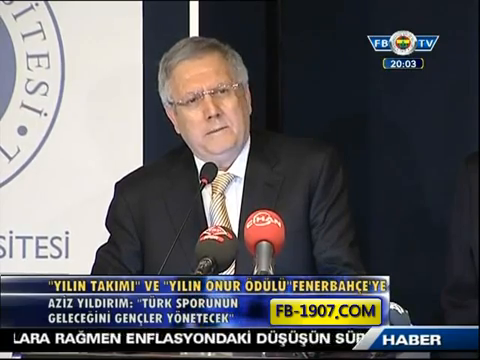
#> input picture frame 63 of opencv/haarcascode/azizbaba.mp4, 480 x 360 px, given in place of people.mp4, which was not available
$ python faceDetectionfromVideo.py
#> lines starting #> are read from the running program, lines starting #| are printed output that depends on the picture; after the words box and inside, x2 and y2 are one past the last pixel; in counts of white or black regions, pixels touching at a corner belong together; pictures that were not available may be replaced by others from this repository, and a replacement may not be noted

import cv2
cap = cv2.VideoCapture("C:/Users/snnklc/Desktop/opencv/haarcascode/people.mp4")

face = cv2.CascadeClassifier(cv2.data.haarcascades + "haarcascade_frontalface_default.xml")

while True:
    ret, frame = cap.read()
#> frame is the input picture: shape (360, 480, 3); mean B, G, R 94.8, 92.6, 93.8


    gray = cv2.cvtColor(frame, cv2.COLOR_BGR2GRAY)
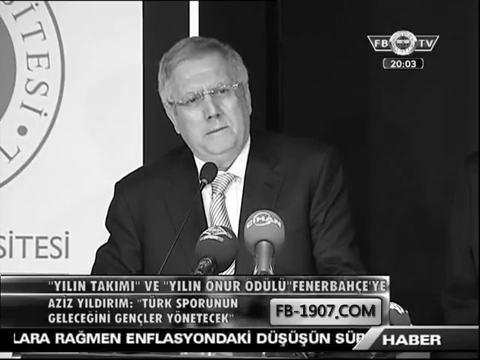
#> gray: shape (360, 480); min 0, max 255, mean 93.2
    faces = face.detectMultiScale(gray, 1.1, 10)
#> faces = [[162, 59, 95, 95]]

    for x, y, w, h in faces:
        cv2.rectangle(frame, (x, y), (x + w, y + h), (255, 0, 0), 2)
        cv2.putText(frame, "Face", (x, y - 10), cv2.FONT_HERSHEY_SIMPLEX, 0.6, (255, 0, 0), 2)
#> this loop made 1 pass
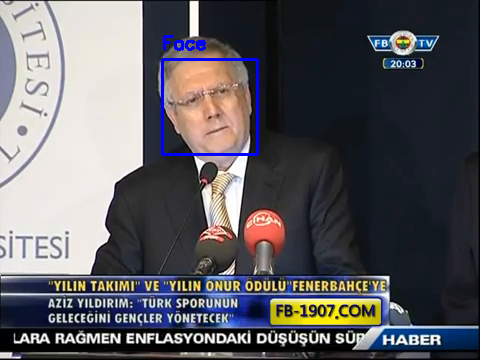
#> frame: shape (360, 480, 3); 0.84% of pixels changed, all inside (x1, y1, x2, y2) = (161, 35, 259, 156)

    cv2.imshow("1", frame)

    if cv2.waitKey(10) & 0xFF == ord("q"):
#> (key q is pressed here)
        break

cap.release()
cv2.destroyAllWindows()

$ run again, starting later in the video
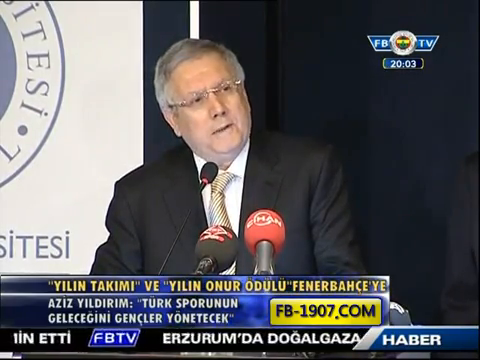
#> input picture frame 284 of opencv/haarcascode/azizbaba.mp4, 480 x 360 px, given in place of people.mp4, which was not available
#> frame is the input picture: shape (360, 480, 3); mean B, G, R 95.3, 92.3, 93.5
#> `gray = cv2.cvtColor(frame, cv2.COLOR_BGR2GRAY)`:
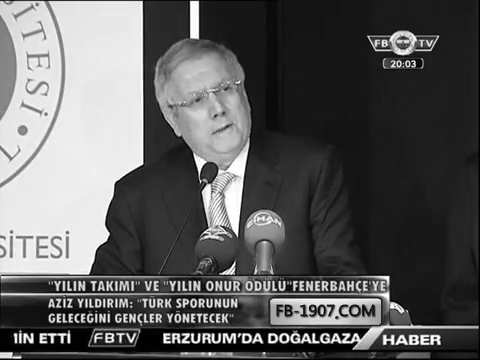
#> gray: shape (360, 480); min 0, max 255, mean 93
#> faces = [[163, 57, 95, 95]]
#> the loop `for x, y, w, h in faces:` made 1 pass
#> after the loop `for x, y, w, h in faces:`:
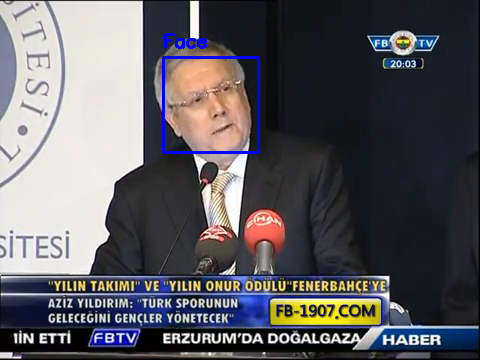
#> frame: shape (360, 480, 3); 0.84% of pixels changed, all inside (x1, y1, x2, y2) = (162, 33, 260, 154)
